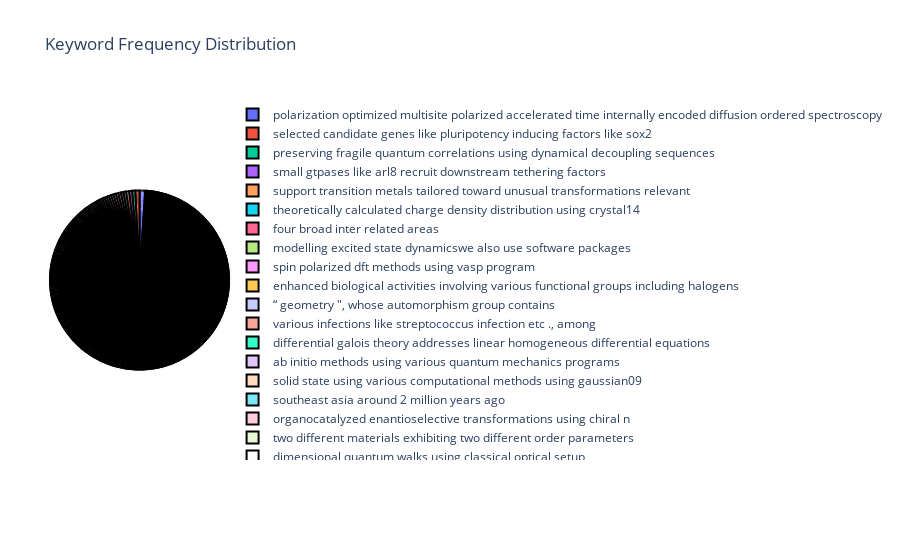

The notebook cell saved with this chart:
### Code cell
import plotly.graph_objs as go

def create_pie_chart(frequencies, keywords):
    data = [go.Pie(
        labels=keywords,
        values=frequencies,
        hoverinfo='label+percent',
        textinfo='value',
        textposition='inside',
    )]

    layout = go.Layout(
        title='Keyword Frequency Distribution',
        margin=dict(l=50, r=50, t=100, b=100),
    )

    fig = go.Figure(data=data, layout=layout)
    fig.update_traces(marker=dict(line=dict(color='#000000', width=2)))
    
    fig.show()

# # Example usage:
# frequencies = [10, 20, 30, 40, 50]  # Replace with your frequency data
# keywords = ['Keyword 1', 'Keyword 2', 'Keyword 3', 'Keyword 4', 'Keyword 5']  # Replace with your keyword data

create_pie_chart(frequency, keyword)

### Figure 1 — Plotly figure (JSON) as saved in the notebook; plotly's stock layout.template omitted (floating-point values rounded to 4 significant figures; data arrays with more than 128 entries replaced by an {"elided": "..."} marker saying what was removed)
{"data": [{"hoverinfo": "label+percent", "labels": {"elided": "496 str values"}, "marker": {"line": {"color": "#000000", "width": 2}}, "textinfo": "value", "textposition": "inside", "type": "pie", "values": {"elided": "496 float values"}}], "layout": {"margin": {"b": 100, "l": 50, "r": 50, "t": 100}, "title": {"text": "Keyword Frequency Distribution"}}}
